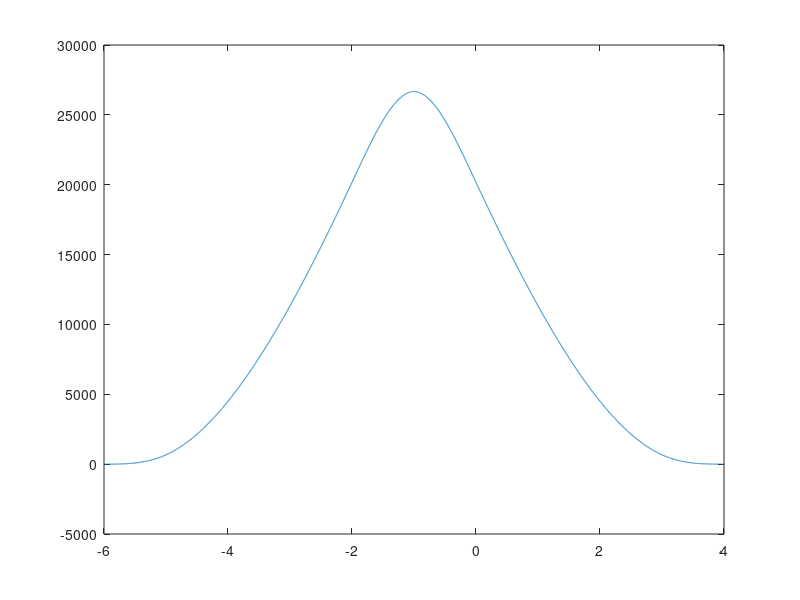

Recreate this plot in MATLAB.
%%lab6_6
format compact
close all;
clear;
clc;

t1=-1;
t2=-0.001;
t=t1:0.001:t2;
x1=4*(t+1);
t3=0;
t4=4;
t34=t3:0.001:t4;
x2=4-t34;
x=[x1 x2];

[rx,trx]=xcorr(x);
trx=trx/1000-1;
figure();
plot(trx,rx);
